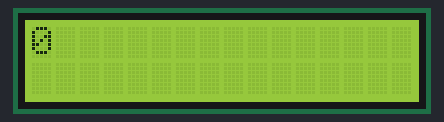
Simulated run of this sketch. Board: Arduino Uno, built with avr-gcc and run on an emulated ATmega328P. Parts: 16×2 character LCD.

Above: at 0.1 s.
At 1.1 s:
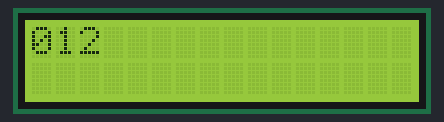
At 2.6 s:
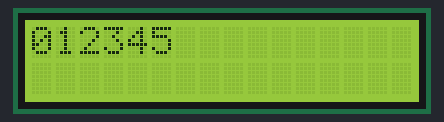
At 5.1 s:
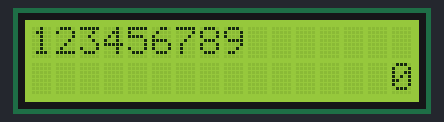
At 7.6 s:
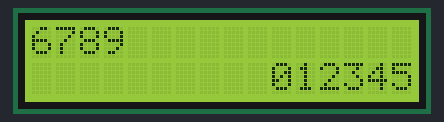
At 10.6 s:
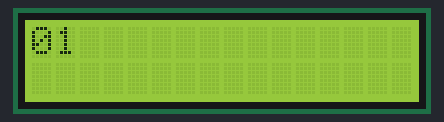

The sketch:

exemplo_Display_LCD_Autoscroll.ino
```cpp
/**************************************************************************
                    Placa de Desenvolvimento Arduino UNO
                Demonstração do Uso de um Display LCD 16x2 - Autoscroll
                    Elaborado/Adaptado por Epaminondas Lage
 **************************************************************************

  Biblioteca LiquidCrystal - Autoscroll

  Demonstra o uso de um display LCD 16x2. A biblioteca LiquidCrystal
  funciona com todos os displays LCD compatíveis com o driver
  Hitachi HD44780. Existem muitos desses displays disponíveis, e
  geralmente é possível identificá-los pela interface de 16 pinos.

  Este sketch demonstra o uso das funções autoscroll()
  e noAutoscroll() para fazer o texto novo rolar automaticamente ou não.

  O circuito:
  * Pino RS do LCD no pino digital 6 do Arduino
  * Pino Enable do LCD no pino digital 7 do Arduino
  * Pino D4 do LCD no pino digital 5 do Arduino
  * Pino D5 do LCD no pino digital 4 do Arduino
  * Pino D6 do LCD no pino digital 3 do Arduino
  * Pino D7 do LCD no pino digital 2 do Arduino
  * Pino R/W do LCD ao GND
  * Resistor de 10K:
  * extremidades conectadas ao +5V e ao GND
  * terminal central conectado ao pino VO do LCD (pino 3)

  Código original da biblioteca adicionado em 18 de abril de 2008
  por David A. Mellis
  Biblioteca modificada em 5 de julho de 2009
  por Limor Fried (http://www.ladyada.net)
  Exemplo adicionado em 9 de julho de 2009
  por Tom Igoe
  Modificado em 22 de novembro de 2010
  por Tom Igoe
  Modificado em 7 de novembro de 2016
  por Arturo Guadalupi

  Este código de exemplo é de domínio público.

  http://www.arduino.cc/en/Tutorial/LiquidCrystalAutoscroll
*/

// Inclui o código da biblioteca:
#include <LiquidCrystal.h>

// Inicializa a biblioteca associando os pinos da interface LCD aos pinos do Arduino
const int rs = 6, en = 7, d4 = 5, d5 = 4, d6 = 3, d7 = 2;
LiquidCrystal lcd(rs, en, d4, d5, d6, d7);

void setup() {
  // Configura o número de colunas e linhas do LCD:
  lcd.begin(16, 2);
}

void loop() {
  // Define o cursor para a posição (0,0):
  lcd.setCursor(0, 0);
  // Imprime de 0 a 9 na primeira linha:
  for (int thisChar = 0; thisChar < 10; thisChar++) {
    lcd.print(thisChar);
    delay(500);
  }

  // Define o cursor para a posição (16,1), fora da tela visível na segunda linha:
  lcd.setCursor(16, 1);
  // Configura o display para rolagem automática:
  lcd.autoscroll();
  // Imprime de 0 a 9 na segunda linha com rolagem:
  for (int thisChar = 0; thisChar < 10; thisChar++) {
    lcd.print(thisChar);
    delay(500);
  }
  // Desativa a rolagem automática
  lcd.noAutoscroll();

  // Limpa a tela para o próximo loop:
  lcd.clear();
}
```

Measured:
- by itself, everything shown: repeats every 10.0 s, in 21 steps
- what the display in image 1 shows lasts 0.5 s, from 1.1 s to 1.6 s
